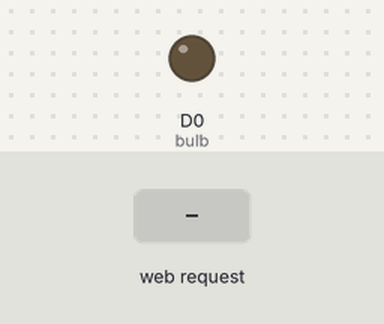
Bench run of a sketch on a simulated ESP8266 (NodeMCU). On the bench: output pins drawn as LEDs (lit = HIGH). Dashed ring = blinking. The inputs (shaded band) are chosen by the test bench. WiFi joins after 1.5 s; servers stay silent unless stated; what the sketch prints to the serial monitor is not drawn.

Above: at 2.7 s.
2.8 s: HTTP request GET /onoff received
At 3.2 s:
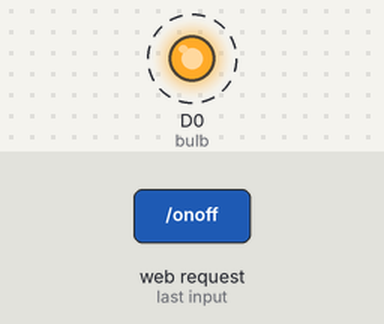
5.8 s: HTTP request GET /on received
At 6.8 s:
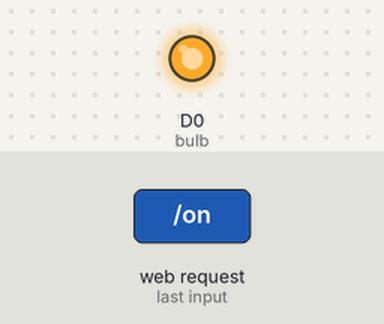
7.3 s: HTTP request GET /off received
At 7.9 s:
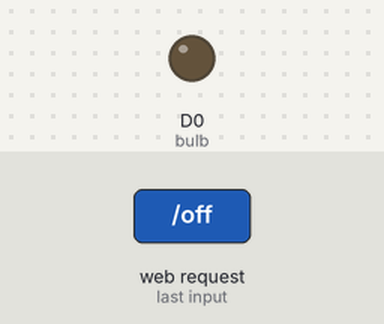
Timing chart, 0 to 10.3 s (numbered marks = the images above; inputs shaded):
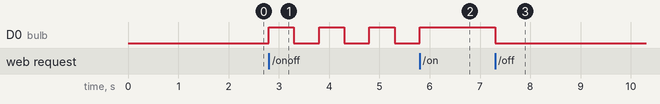

The sketch:

esp8266LightOn.ino
```cpp
#include <ESP8266WiFi.h> // ESP 8266 와이파이 라이브러리
#include <ESP8266WebServer.h>  // ESP 8266 웹서버 라이브러리

ESP8266WebServer server(80);  // 웹서버 오브젝트

int bulb = D0; // BULB 핀번호

void setup()
{
  // BULB 핀 세팅
  pinMode(bulb, OUTPUT);
  digitalWrite(bulb, LOW);

  // 시리얼 세팅
  Serial.begin(115200);
  Serial.println();

  // 와이파이 접속
  WiFi.begin("netis", ""); // 공유기 이름과 비밀번호

  Serial.print("Connecting");
  while (WiFi.status() != WL_CONNECTED) // 와이파이 접속하는 동안 "." 출력
  {
    delay(500);
    Serial.print(".");
  }
  Serial.println();

  Serial.print("Connected, IP address: ");
  Serial.println(WiFi.localIP()); // 접속된 와이파이 주소 출력

  server.on("/on", handleOn); // /on 에 접속 되었을때 실행할 함수 연결
  server.on("/off", handleOff); // /off 에 접속 되었을때 실행할 함수 연결
  server.on("/onoff", handlethis);

  server.begin(); // 웹서버 시작
  Serial.println("HTTP server started");
}

void handleOn() { // /on 에 접속할때 실행할 내용
  digitalWrite(bulb, HIGH);
  server.send(200, "text/plain", "BULB ON");
}

void handleOff() { // /off 에 접속할때 실행할 내용
  digitalWrite(bulb, LOW);
  server.send(200, "text/plain", "BULB OFF");
}

void handlethis (){ //onoff 에 접속할때 실행할 내용
  digitalWrite(bulb, HIGH);
  delay(500);
  digitalWrite(bulb, LOW);
  delay(500);
  digitalWrite(bulb, HIGH);
  delay(500);
  digitalWrite(bulb, LOW);
  delay(500);
  digitalWrite(bulb, HIGH);
  delay(500);
  digitalWrite(bulb, LOW);
  delay(500);
  server.send(200, "text/plain", "light on off mix that U knw");
}

void loop() {
  server.handleClient();
}
```

Measured:
- after the input at 2.8 s, D0 (bulb): alternates HIGH for 0.50 s and LOW for 0.50 s, starting at once
- after the input at 5.8 s, D0 (bulb): LOW → HIGH at once
- after the input at 7.3 s, D0 (bulb): HIGH → LOW at once
